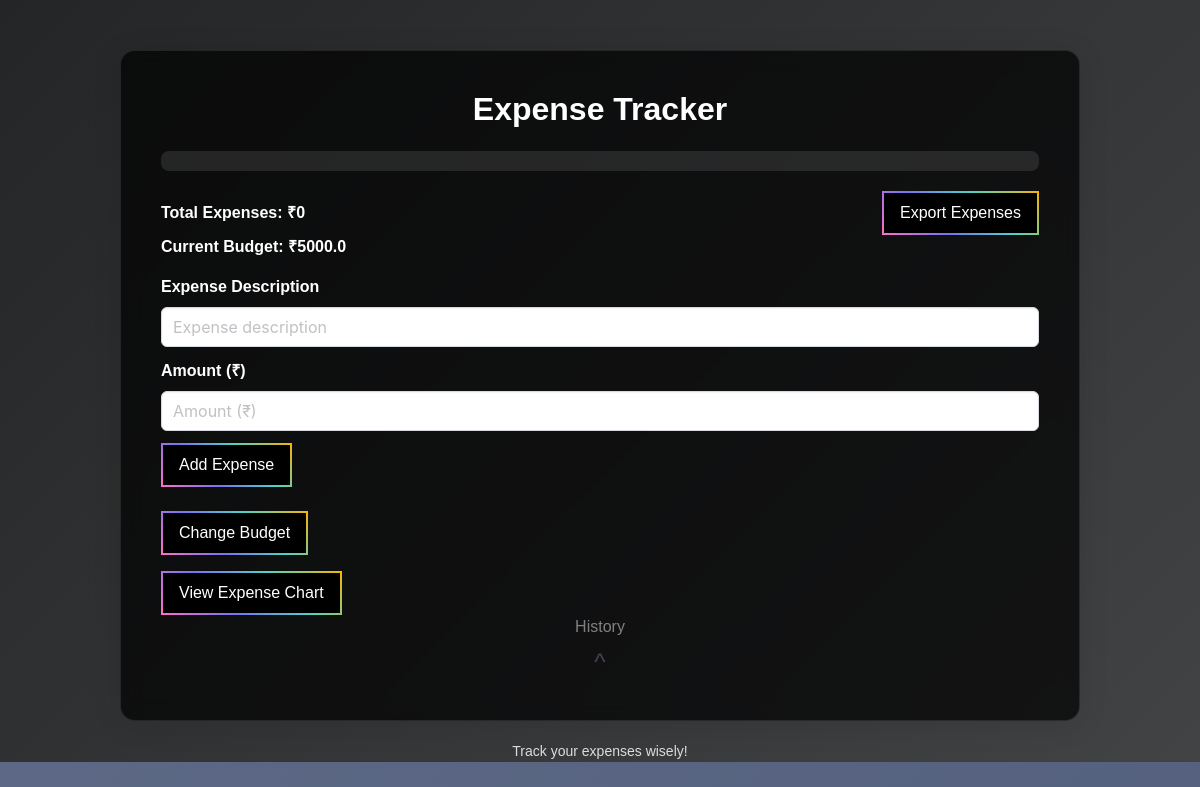
Before: / with the older database file.
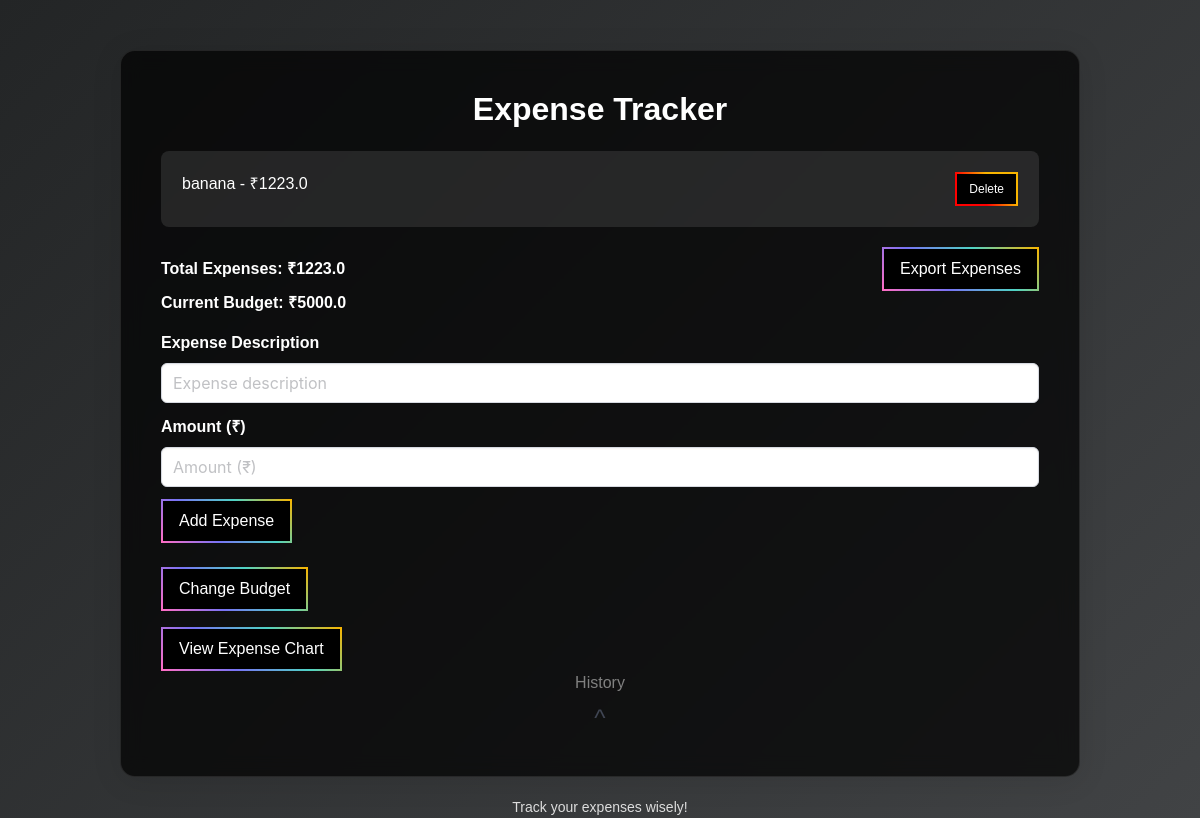
After: the same page with the newer database file.
### app.py (models this page shows)
class Budget(db.Model):
    id = db.Column(db.Integer, primary_key=True)
    value = db.Column(db.Float, nullable=False)

class Expense(db.Model):
    id = db.Column(db.Integer, primary_key=True)
    description = db.Column(db.String(100), nullable=False)
    amount = db.Column(db.Float, nullable=False)
    date_added = db.Column(db.DateTime, default=db.func.current_timestamp())

### app.py (the view)
@app.route('/', methods=["GET", "POST"])
def index():
    budget_entry = Budget.query.first()
    budget = budget_entry.value if budget_entry else 0
    if request.method == "POST":
        description = request.form['description']
        amount = float(request.form['amount'])
        new_expense = Expense(description=description, amount=amount)
        db.session.add(new_expense)
        db.session.commit()
    expenses = Expense.query.all()
    total = sum(expense.amount for expense in expenses)
    alert = None
    if total > budget:
        alert = "You've exceeded the budget!"
    deleted_expenses = DeletedExpense.query.all()
    return render_template("index.html", expenses=expenses, total=total, budget=budget, alert=alert, deleted_expenses=deleted_expenses)

### templates/index.html (shortened to what this page needs)
<!DOCTYPE html>
<html lang="en">
<head>
    <link rel="stylesheet" href="static/css/bulma.min.css">
</head>
<body>
    <div class="dynamic-background"></div>
    <div class="container">
        <h1 class="title has-text-centered">Expense Tracker </h1>
        <ul class="list expense-list">
            {% for expense in expenses %}
            <li class="list-item is-flex is-justify-content-space-between">
                <span>{{ expense.description }} - ₹{{ expense.amount }}</span>
                <form action="{{ url_for('remove_expense') }}" method="POST">
                    <button type="submit" class="button is-danger is-small">Delete</button>
                </form>
            </li>
            {% endfor %}
        </ul>
        <div class="is-flex is-justify-content-space-between is-align-items-center mt-4">
            <p class="total-expenses">Total Expenses: ₹{{ total }}</p>
            <div>
                <button id="exportButton" class="button is-primary">Export Expenses</button>
            </div>
        </div>
        <p class="current-budget">Current Budget: ₹{{ budget }}</p>
        <form action="/" method="POST" class="mt-4">
            <div class="field">
                <label class="label has-text-white">Expense Description</label>
                <div class="control">
                    <input type="text" id="description" name="description" class="input" placeholder="Expense description" required>
                </div>
            </div>
            <div class="field">
                <label class="label has-text-white">Amount (₹)</label>
                <div class="control">
                    <input type="number" step="1" id="amount" name="amount" class="input" placeholder="Amount (₹)" required min="0">
                </div>
            </div>
            <div class="field">
                <div class="control">
                    <button type="submit" class="button is-primary">Add Expense</button>
                </div>
            </div>
        </form>
        <br>
        <a href="/set_budget" class="button is-primary">Change Budget</a>
        <br>
        <a href="/chart" class="button is-primary mt-4">View Expense Chart</a>
        <br>
        <h3 class="history-title">History</h3>
        <span class="toggle-dropdown" onclick="toggleDropdown(this)">^</span>
    </div>
    <footer>
        <p>Track your expenses wisely! </p>
    </footer>
</body>
</html>

Changed rows visible on the page:
added Expense: description "banana", amount "1223.0"
Other visible differences:
{{ total }}: "0" → "1223.0"
